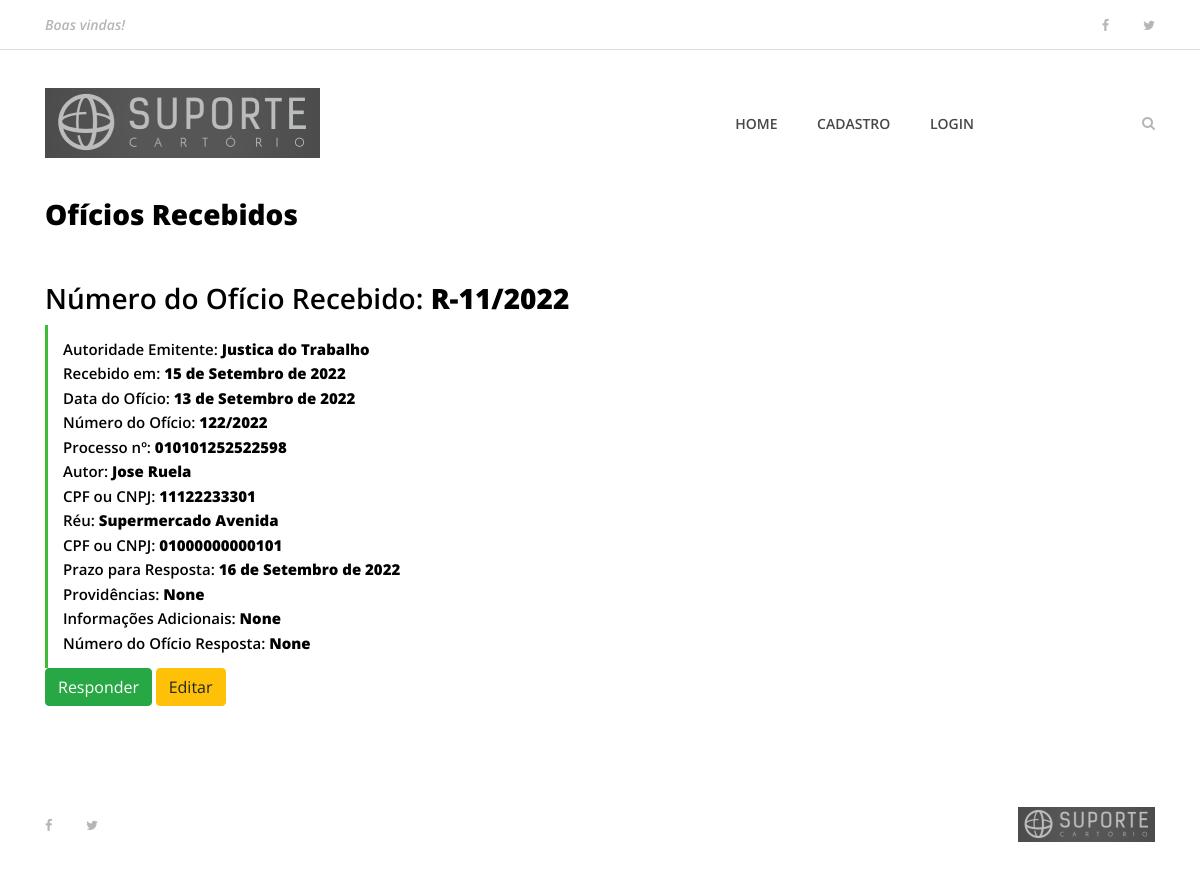
Before: /oficios_recebidos/13 with the older database file.
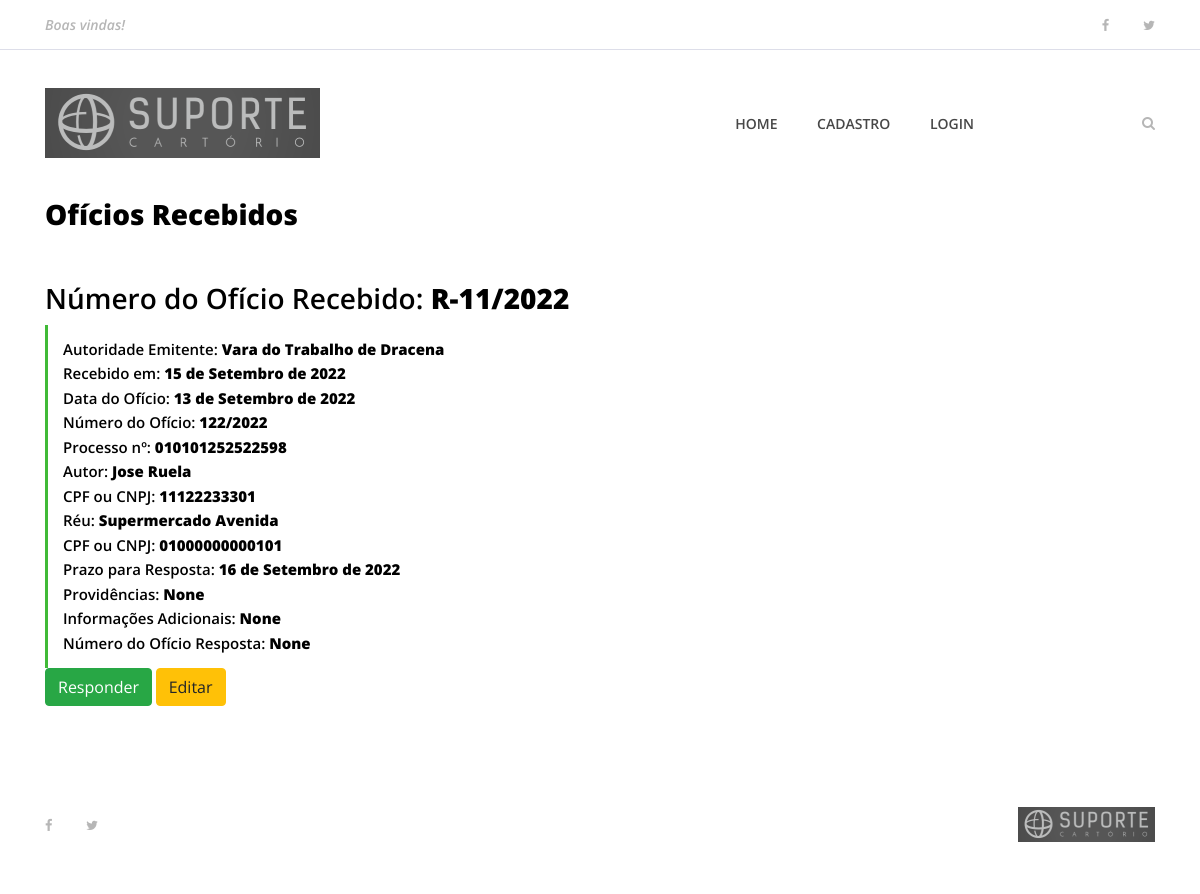
After: the same page with the newer database file.
### apps/oficios/models/ReceivedOL.py (models this page shows, shortened)
class ReceivedOL(models.Model):
    received_in = models.DateField(verbose_name='Recebido em')
    ol_date = models.DateField(verbose_name='Data do Ofício')
    ol_origin_id = models.CharField(max_length=50, null=True, blank=True, verbose_name='Número ou Identificação do Ofício')
    authority = models.ForeignKey(Authority, null=True, blank=True, related_name='authority', on_delete=models.SET_NULL, verbose_name='Autoridade Emitente')
    lawsuit_number = models.CharField(null=True, blank=True, max_length=100, verbose_name='Processo nº:')
    lawsuit_author = models.CharField(null=True, blank=True, max_length=200, verbose_name='Autor')
    author_type = models.IntegerField(choices=PERSON_TYPE_CHOICE, default=1, verbose_name='Tipo de Pessoa')
    author_doc_number = models.CharField(default="", null=True, blank=True, max_length=14, verbose_name='CPF ou CNPJ')
    lawsuit_accused = models.CharField(null=True, blank=True, max_length=200, verbose_name='Réu')
    accused_type = models.IntegerField(choices=PERSON_TYPE_CHOICE, default=1, verbose_name='Tipo de Pessoa')
    accused_doc_number = models.CharField(default="", null=True, blank=True, max_length=14, verbose_name='CPF ou CNPJ')
    deadline = models.DateField(null=True, blank=True, verbose_name='Prazo para Resposta')
    measures = models.TextField(null=True, blank=True, verbose_name='Providências')
    remarks = models.TextField(null=True, blank=True, verbose_name='Informações adicionais')
    received_ol_number = models.CharField(default=None, null=True, blank=True, max_length=50, verbose_name='Número do Ofício Recebido')
    answer_ol = models.CharField(null=True, blank=True, max_length=50, verbose_name='Número do Ofício Resposta')
    status = models.BooleanField(verbose_name='Exige Resposta?', default=True)
    created_at = models.DateTimeField(auto_now_add=True)
    updated_at = models.DateTimeField(auto_now=True)
    class Meta:
        verbose_name = 'Ofício Recebido'
        verbose_name_plural = 'Ofícios Recebidos'

### apps/oficios/models/Authority.py (models this page shows, shortened)
class Authority(models.Model):
    name = models.CharField(null=False, max_length=200, verbose_name='Nome')
    post = models.CharField(null=True, blank=True, max_length=200, default=None, verbose_name='Cargo/Função')
    institution = models.CharField(max_length=200, verbose_name='Órgão/Instituição')
    state = models.CharField(null=False, max_length=2, choices=STATE_CHOICES, default='SP', verbose_name='Estado')
    city = models.CharField(null=True, blank=True, max_length=200, verbose_name='Cidade')
    address = models.CharField(null=True, blank=True, max_length=200, verbose_name='Endereço')
    number = models.CharField(null=True, blank=True, max_length=10, verbose_name='Número')
    complement = models.CharField(null=True, blank=True, max_length=200, verbose_name='Complemento')
    cep = models.CharField(null=True, blank=True, max_length=8, verbose_name='CEP')
    email = models.EmailField(null=True, blank=True, max_length=100)
    phone = models.CharField(null=True, blank=True, max_length=50, verbose_name='Telefone')
    status = models.BooleanField(default=True)
    created_at = models.DateTimeField(auto_now_add=True)
    updated_at = models.DateTimeField(auto_now=True)
    class Meta:
        verbose_name = 'Autoridade'
        verbose_name_plural = 'Autoridades'

### apps/oficios/views.py (the view)
# urls.py: path('oficios_recebidos/<int:oficio_id>', views.oficio_recebido, name='oficio_recebido'),
def oficio_recebido(request, oficio_id):
    oficio = get_object_or_404(ReceivedOL, pk=oficio_id)
    if oficio.answer_ol != None:
        numero = oficio.answer_ol
        oficio_resposta = get_object_or_404(SentOL, sent_ol_number=numero).id
    else:
        oficio_resposta = None
    oficio_a_exibir = {
        'oficio': oficio,
        'oficio_resposta': oficio_resposta,
    }
    return render(request, 'oficios/oficio_recebido.html', oficio_a_exibir)

### templates/oficios/oficio_recebido.html (shortened to what this page needs)
{% extends 'base.html' %}
{% load static %}
{% block content %}
        <div class="container">
            <div class="row">
                <div class="col-12">
                </div>
            </div>
        </div>
        <div class="receipe-content-area">
            <div class="container">
                <div class="row">
                    <div class="col-12 col-md-8">
                        <a href="{% url 'exibir_recebidos' %}"><h3><b>Ofícios Recebidos</b></h3></a>
                        <div class="receipe-headline my-5">
                            <h3>Número do Ofício Recebido: <b>{{oficio.received_ol_number}}</b></h3>
                            <div class="receipe-duration">
                                <h6>Autoridade Emitente:<b>  {{ oficio.authority}}</b></h6>
                                <h6>Recebido em: <b>  {{ oficio.received_in}}</b></h6>
                                <h6>Data do Ofício: <b>  {{oficio.ol_date}}</b></h6>
                                <h6>Número do Ofício: <b>  {{oficio.ol_origin_id}}</b></h6>
                                <h6>Processo nº: <b>  {{oficio.lawsuit_number}}</b></h6>
                                <h6>Autor: <b>  {{oficio.lawsuit_author}}</b></h6>
                                <h6>CPF ou CNPJ: <b>  {{oficio.author_doc_number}}</b></h6>
                                <h6>Réu: <b>  {{oficio.lawsuit_accused}}</b></h6>
                                <h6>CPF ou CNPJ: <b>  {{oficio.accused_doc_number}}</b></h6>
                                <h6>Prazo para Resposta: <b>  {{oficio.deadline}}</b></h6>
                                <h6>Providências: <b>  {{oficio.measures}}</b></h6>
                                <h6>Informações Adicionais: <b>  {{oficio.remarks}}</b></h6>
                                <h6>Número do Ofício Resposta: {% if oficio.answer_ol != None %} <a href="{% url 'oficio_expedido' oficio_resposta %}"> <b> {{oficio.answer_ol}}</b></a> {% else %} <b>{{oficio.answer_ol}}</b> {% endif %}</h6>
                            </div>
                            <div>
                                {% if oficio.status %}
                                <a href="{% url 'responde_oficio' oficio.id %}" type="button" class="btn btn-success">Responder</a>
                                {% endif %}
                                <a href="{% url 'atualiza_oficio_recebido' oficio.id %}" type="button" class="btn btn-warning">Editar</a>
                            </div>
                        </div>
                    </div>
                <div class="row">
                    <div class="col-12 col-lg-8">
                    </div>
                </div>
{% endblock %}

Changed rows visible on the page:
changed through a linked row, ReceivedOL "Jose Ruela": authority "Justica do Trabalho" → "Vara do Trabalho de Dracena"
